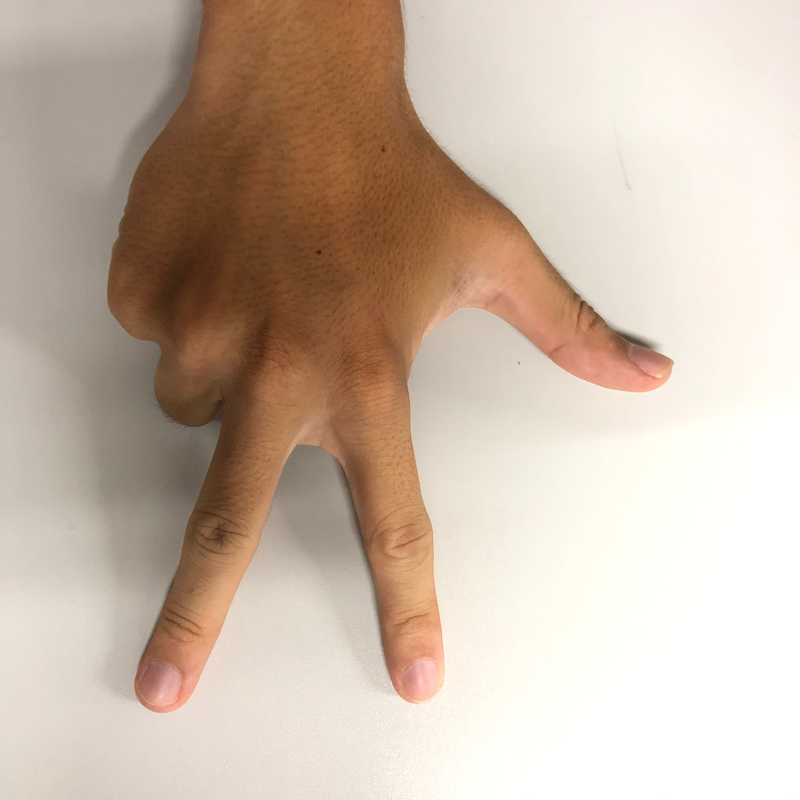
#> input picture 3_dedos/d - 1.png, 800 x 800 px
$ python dedos.py
#> lines starting #> are read from the running program, lines starting #| are printed output that depends on the picture; after the words box and inside, x2 and y2 are one past the last pixel; in counts of white or black regions, pixels touching at a corner belong together
import cv2 as cv
import numpy as np
import glob

img = cv.imread('3_dedos/d - 1.png')
#> img is the input picture: shape (800, 800, 3); mean B, G, R 168.3, 184.1, 202.8
hsvim = cv.cvtColor(img, cv.COLOR_BGR2HSV)
#> hsvim: shape (800, 800, 3); mean H, S, V 15.5, 55.3, 202.8
lower = np.array([0, 48, 80], dtype = "uint8")
upper = np.array([20, 255, 255], dtype = "uint8")
skinRegionHSV = cv.inRange(hsvim, lower, upper)
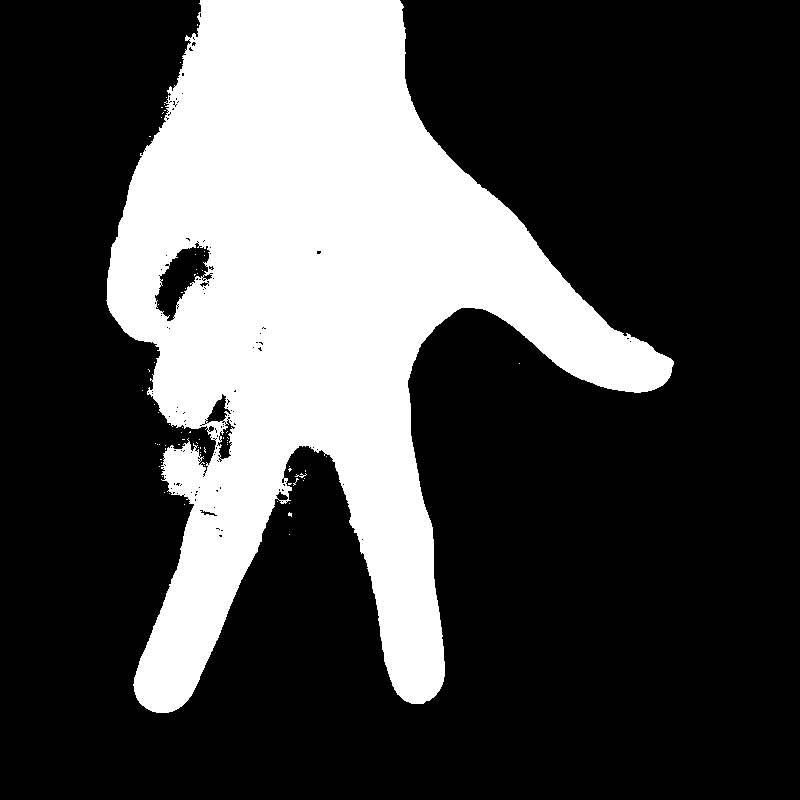
#> skinRegionHSV: shape (800, 800); 28% white; 70 white regions (68 under 20 px), largest, box (x1, y1, x2, y2) and area: (106, 0, 674, 713) 178786, (295, 473, 307, 478) 22
blurred = cv.blur(skinRegionHSV, (2,2))
ret,thresh = cv.threshold(blurred,0,255,cv.THRESH_BINARY)
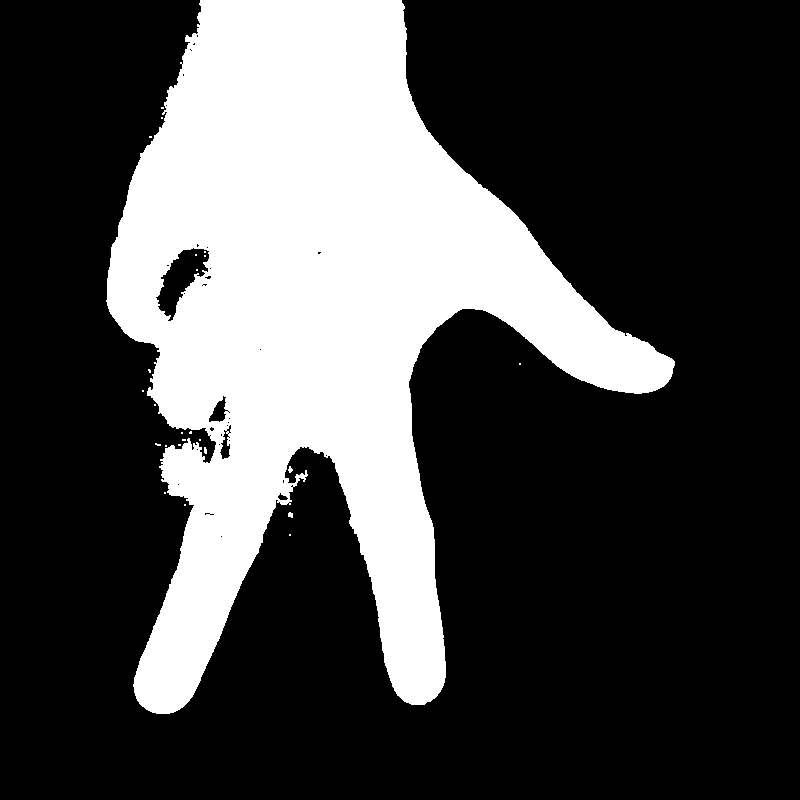
#> thresh: shape (800, 800); 28.5% white; 25 white regions (22 under 20 px), largest, box (x1, y1, x2, y2) and area: (106, 0, 675, 714) 181933, (288, 512, 293, 518) 24, (288, 466, 293, 473) 22
cv.imshow('ss', thresh)
cv.waitKey(0)


# [118 lines of commented-out code are left out]

$ run again, with 3_dedos/d - 10.png copied over 3_dedos/d - 1.png
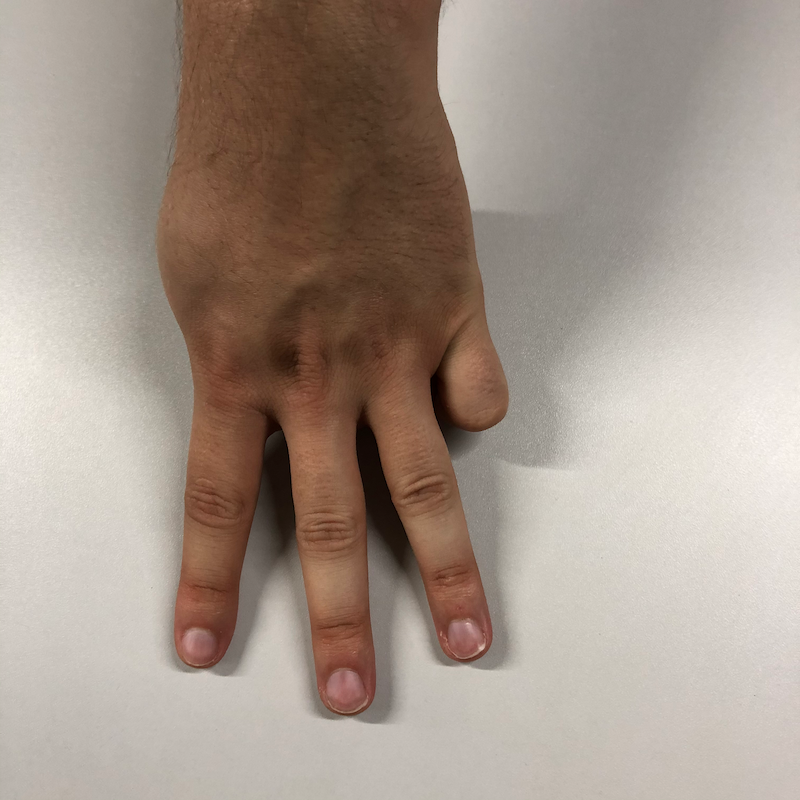
#> input picture 3_dedos/d - 10.png, 800 x 800 px
#> img is the input picture: shape (800, 800, 3); mean B, G, R 139.6, 150.7, 165.3
#> hsvim: shape (800, 800, 3); mean H, S, V 14.9, 51.9, 165.3
#> `skinRegionHSV = cv.inRange(hsvim, lower, upper)`:
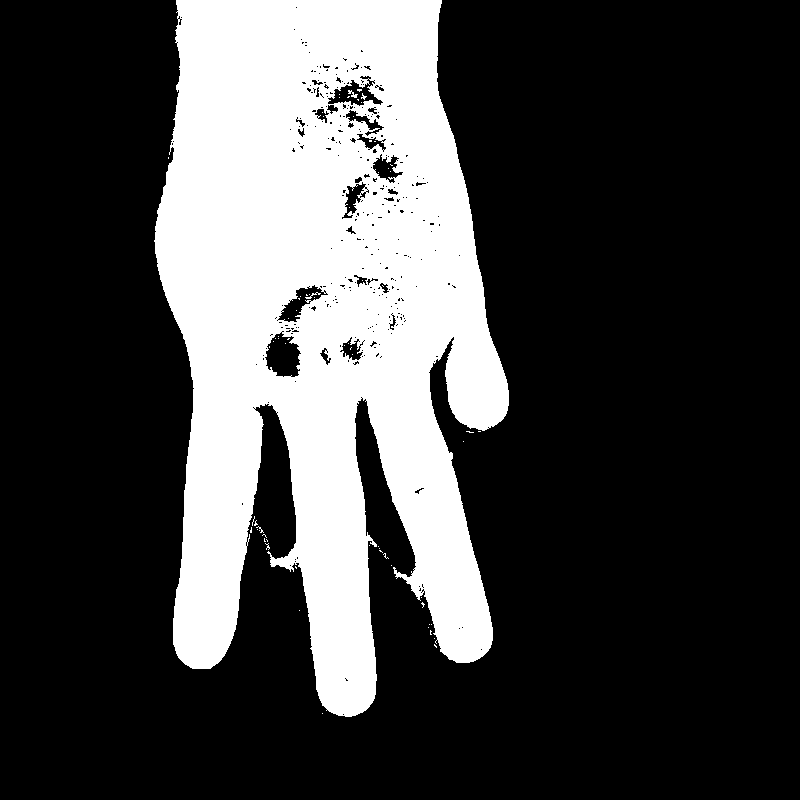
#> skinRegionHSV: shape (800, 800); 26.4% white; 71 white regions (68 under 20 px), largest, box (x1, y1, x2, y2) and area: (154, 0, 509, 717) 168484, (348, 90, 358, 98) 35, (305, 292, 321, 299) 30
#> `ret,thresh = cv.threshold(blurred,0,255,cv.THRESH_BINARY)`:
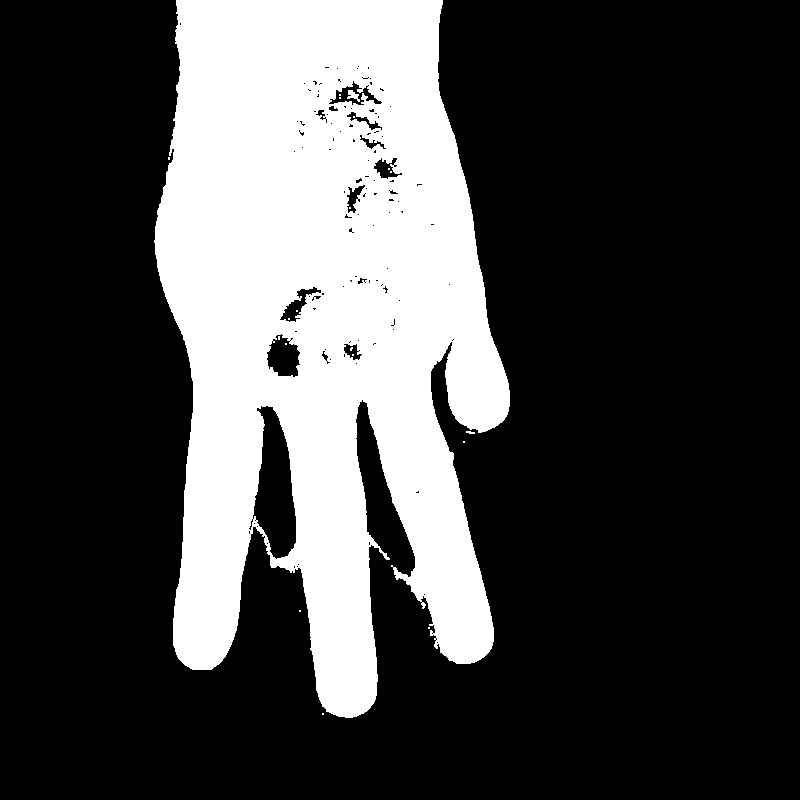
#> thresh: shape (800, 800); 27.1% white; 20 white regions (17 under 20 px), largest, box (x1, y1, x2, y2) and area: (154, 0, 510, 718) 173131, (347, 90, 360, 102) 79, (466, 431, 475, 434) 20

$ run again, with 3_dedos/d - 11.png copied over 3_dedos/d - 1.png
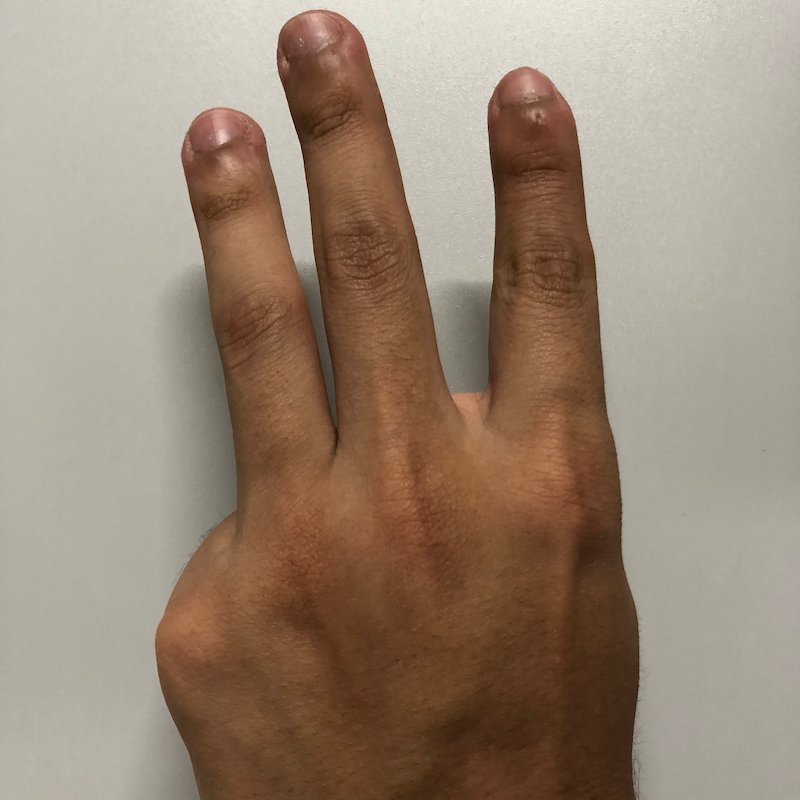
#> input picture 3_dedos/d - 11.png, 800 x 800 px
#> img is the input picture: shape (800, 800, 3); mean B, G, R 117.5, 134.8, 153.6
#> hsvim: shape (800, 800, 3); mean H, S, V 17.8, 75.1, 153.6
#> `skinRegionHSV = cv.inRange(hsvim, lower, upper)`:
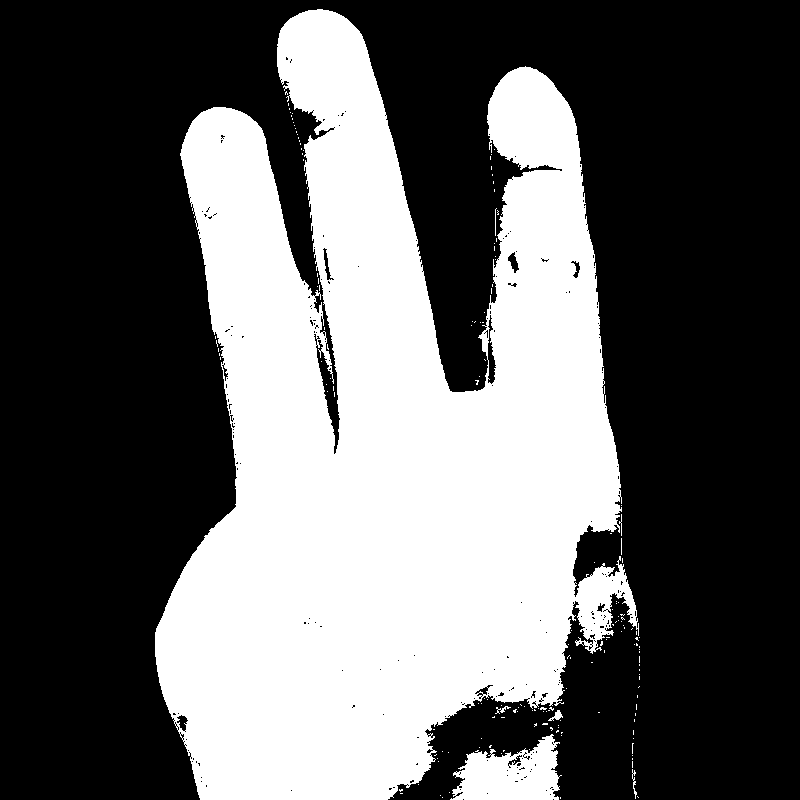
#> skinRegionHSV: shape (800, 800); 38.2% white; 171 white regions (164 under 20 px), largest, box (x1, y1, x2, y2) and area: (155, 9, 639, 800) 239084, (450, 734, 562, 800) 4705, (548, 710, 563, 721) 71
#> `ret,thresh = cv.threshold(blurred,0,255,cv.THRESH_BINARY)`:
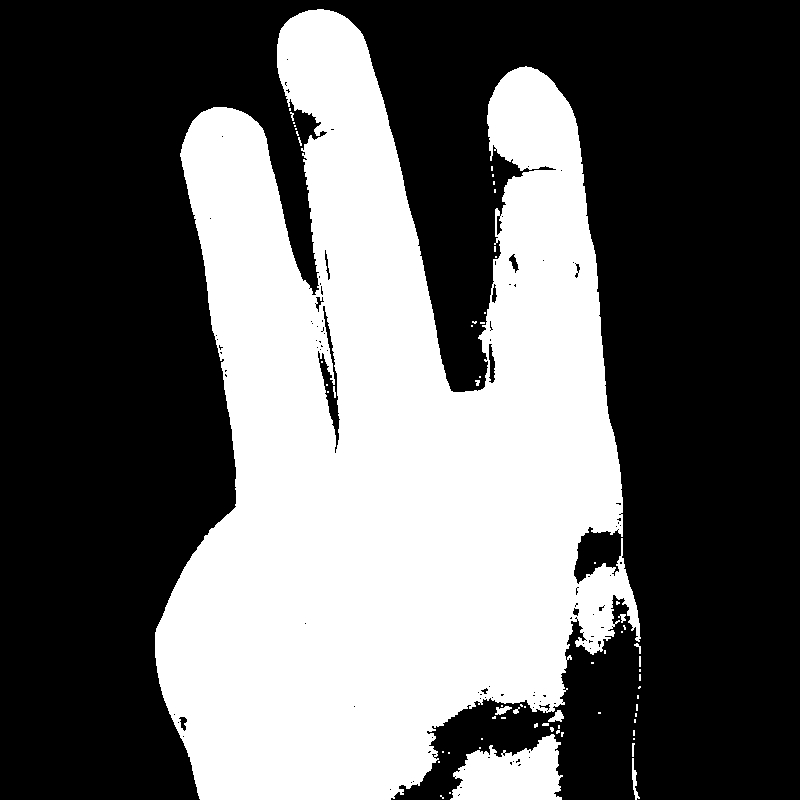
#> thresh: shape (800, 800); 39.1% white; 67 white regions (53 under 20 px), largest, box (x1, y1, x2, y2) and area: (155, 9, 641, 800) 243886, (450, 734, 563, 800) 5091, (632, 758, 640, 800) 135

$ run again, with 3_dedos/d - 12.png copied over 3_dedos/d - 1.png
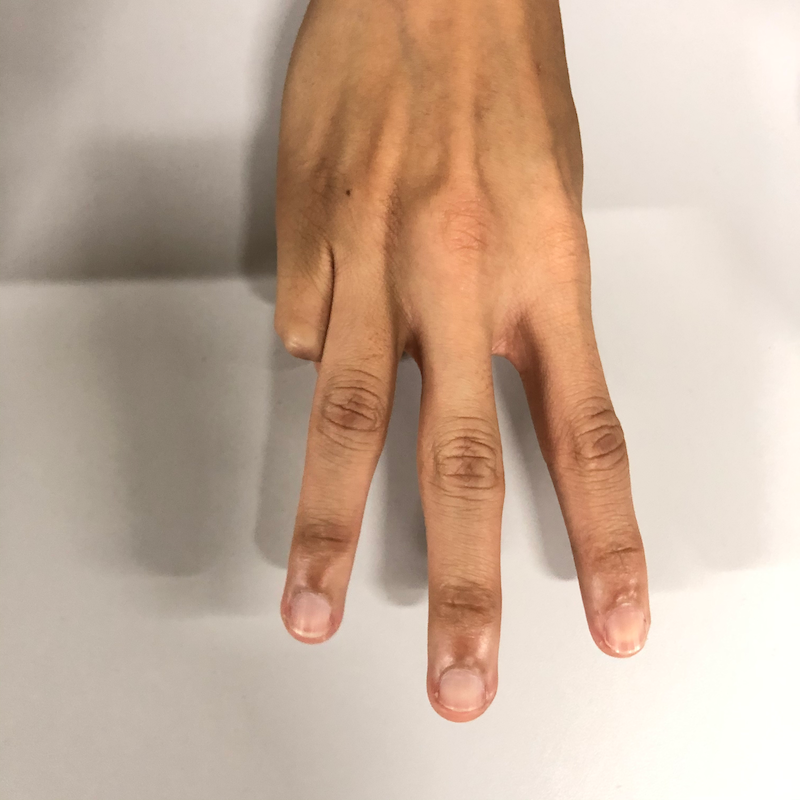
#> input picture 3_dedos/d - 12.png, 800 x 800 px
#> img is the input picture: shape (800, 800, 3); mean B, G, R 155.5, 173.9, 198.3
#> hsvim: shape (800, 800, 3); mean H, S, V 14.5, 58.3, 198.3
#> `skinRegionHSV = cv.inRange(hsvim, lower, upper)`:
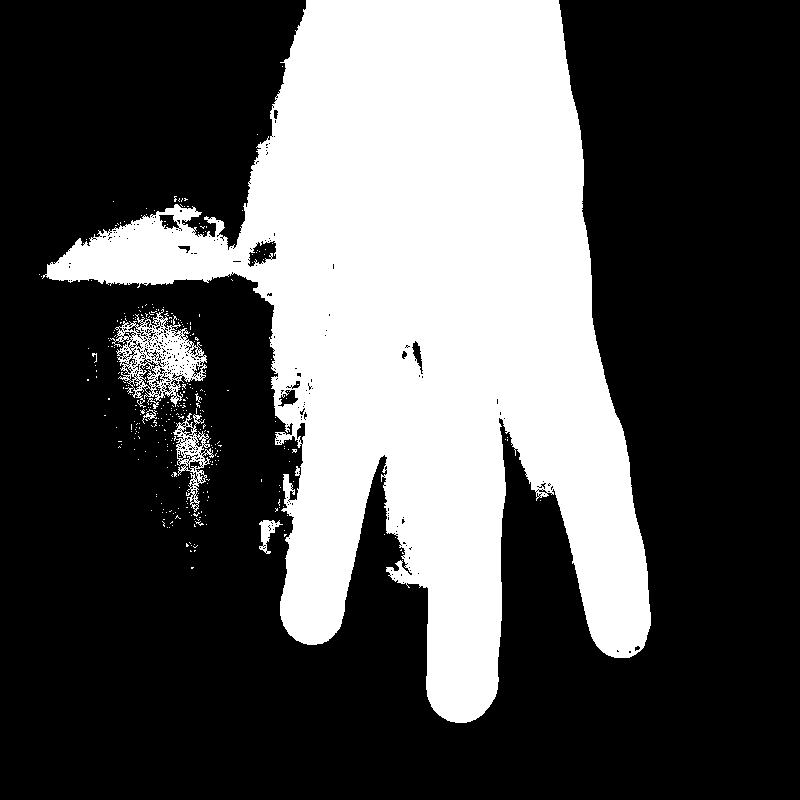
#> skinRegionHSV: shape (800, 800); 33% white; 325 white regions (317 under 20 px), largest, box (x1, y1, x2, y2) and area: (42, 0, 651, 723) 205093, (110, 309, 207, 408) 3841, (173, 413, 214, 512) 1224
#> `ret,thresh = cv.threshold(blurred,0,255,cv.THRESH_BINARY)`:
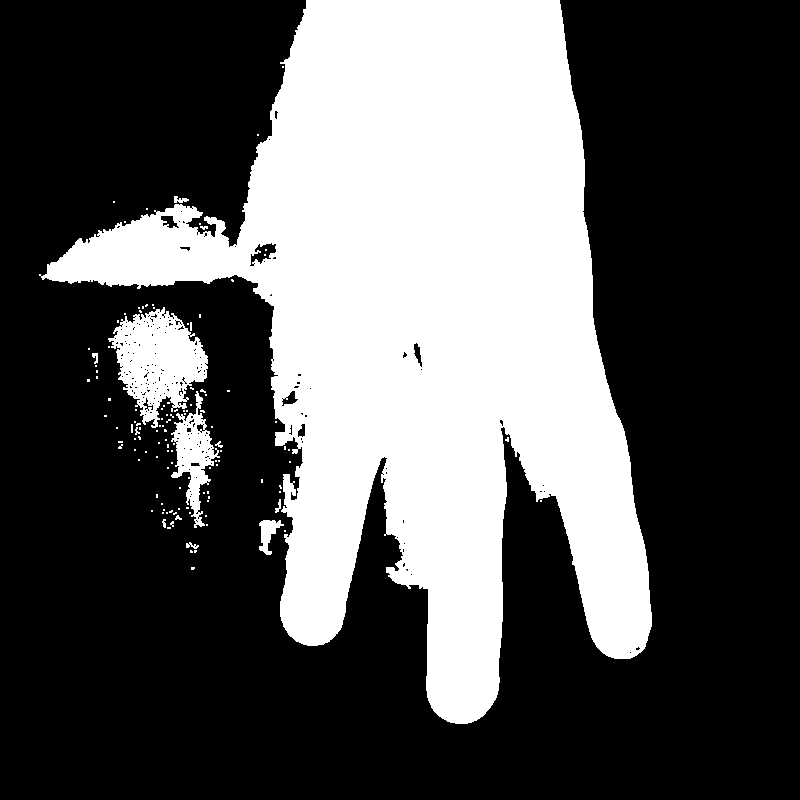
#> thresh: shape (800, 800); 34.3% white; 124 white regions (111 under 20 px), largest, box (x1, y1, x2, y2) and area: (39, 0, 652, 724) 208644, (108, 307, 208, 428) 6703, (171, 391, 220, 528) 2539
